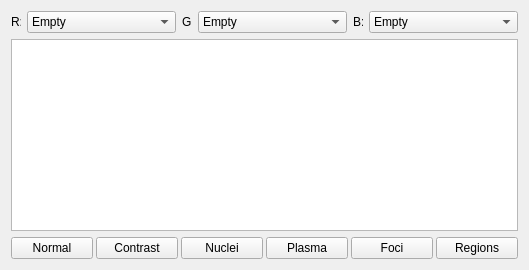
           <widget class="QWidget" name="tab_Result_Image">
            <attribute name="title">
             <string>Image</string>
            </attribute>
            <layout class="QGridLayout" name="gridLayout_8">
             <item row="0" column="0">
              <widget class="QLabel" name="label_View_Result_R">
               <property name="maximumSize">
                <size>
                 <width>10</width>
                 <height>16777215</height>
                </size>
               </property>
               <property name="text">
                <string>R:</string>
               </property>
              </widget>
             </item>
             <item row="0" column="1">
              <widget class="QComboBox" name="comboBox_View_Result_R">
               <item>
                <property name="text">
                 <string>Empty</string>
                </property>
               </item>
               <item>
                <property name="text">
                 <string>Nuclei</string>
                </property>
               </item>
               <item>
                <property name="text">
                 <string>Nuclei_Contrast</string>
                </property>
               </item>
               <item>
                <property name="text">
                 <string>Nuclei_Binary</string>
                </property>
               </item>
               <item>
                <property name="text">
                 <string>Nuclei_Seeds</string>
                </property>
               </item>
               <item>
                <property name="text">
                 <string>Nuclei_Edges</string>
                </property>
               </item>
               <item>
                <property name="text">
                 <string>Cytoplasma</string>
                </property>
               </item>
               <item>
                <property name="text">
                 <string>Cytoplasma_Contrast</string>
                </property>
               </item>
               <item>
                <property name="text">
                 <string>Cytoplasma_Binary</string>
                </property>
               </item>
               <item>
                <property name="text">
                 <string>Cytoplasma_Edges</string>
                </property>
               </item>
               <item>
                <property name="text">
                 <string>Foci</string>
                </property>
               </item>
               <item>
                <property name="text">
                 <string>Foci_Contrast</string>
                </property>
               </item>
               <item>
                <property name="text">
                 <string>Foci_Binary</string>
                </property>
               </item>
               <item>
                <property name="text">
                 <string>Foci_Selected</string>
                </property>
               </item>
               <item>
                <property name="text">
                 <string>Foci_Dot</string>
                </property>
               </item>
               <item>
                <property name="text">
                 <string>ROI</string>
                </property>
               </item>
               <item>
                <property name="text">
                 <string>ROI_Edges</string>
                </property>
               </item>
               <item>
                <property name="text">
                 <string>Regions_Edges</string>
                </property>
               </item>
              </widget>
             </item>
             <item row="0" column="2">
              <widget class="QLabel" name="label_View_Result_G">
               <property name="maximumSize">
                <size>
                 <width>10</width>
                 <height>16777215</height>
                </size>
               </property>
               <property name="text">
                <string>G:</string>
               </property>
              </widget>
             </item>
             <item row="0" column="4">
              <widget class="QLabel" name="label_View_Result_B">
               <property name="maximumSize">
                <size>
                 <width>10</width>
                 <height>16777215</height>
                </size>
               </property>
               <property name="text">
                <string>B:</string>
               </property>
              </widget>
             </item>
             <item row="0" column="3">
              <widget class="QComboBox" name="comboBox_View_Result_G">
               <item>
                <property name="text">
                 <string>Empty</string>
                </property>
               </item>
               <item>
                <property name="text">
                 <string>Nuclei</string>
                </property>
               </item>
               <item>
                <property name="text">
                 <string>Nuclei_Contrast</string>
                </property>
               </item>
               <item>
                <property name="text">
                 <string>Nuclei_Binary</string>
                </property>
               </item>
               <item>
                <property name="text">
                 <string>Nuclei_Seeds</string>
                </property>
               </item>
               <item>
                <property name="text">
                 <string>Nuclei_Edges</string>
                </property>
               </item>
               <item>
                <property name="text">
                 <string>Cytoplasma</string>
                </property>
               </item>
               <item>
                <property name="text">
                 <string>Cytoplasma_Contrast</string>
                </property>
               </item>
               <item>
                <property name="text">
                 <string>Cytoplasma_Binary</string>
                </property>
               </item>
               <item>
                <property name="text">
                 <string>Cytoplasma_Edges</string>
                </property>
               </item>
               <item>
                <property name="text">
                 <string>Foci</string>
                </property>
               </item>
               <item>
                <property name="text">
                 <string>Foci_Contrast</string>
                </property>
               </item>
               <item>
                <property name="text">
                 <string>Foci_Binary</string>
                </property>
               </item>
               <item>
                <property name="text">
                 <string>Foci_Selected</string>
                </property>
               </item>
               <item>
                <property name="text">
                 <string>Foci_Dot</string>
                </property>
               </item>
               <item>
                <property name="text">
                 <string>ROI</string>
                </property>
               </item>
               <item>
                <property name="text">
                 <string>ROI_Edges</string>
                </property>
               </item>
               <item>
                <property name="text">
                 <string>Regions_Edges</string>
                </property>
               </item>
              </widget>
             </item>
             <item row="0" column="5">
              <widget class="QComboBox" name="comboBox_View_Result_B">
               <item>
                <property name="text">
                 <string>Empty</string>
                </property>
               </item>
               <item>
                <property name="text">
                 <string>Nuclei</string>
                </property>
               </item>
               <item>
                <property name="text">
                 <string>Nuclei_Contrast</string>
                </property>
               </item>
               <item>
                <property name="text">
                 <string>Nuclei_Binary</string>
                </property>
               </item>
               <item>
                <property name="text">
                 <string>Nuclei_Seeds</string>
                </property>
               </item>
               <item>
                <property name="text">
                 <string>Nuclei_Edges</string>
                </property>
               </item>
               <item>
                <property name="text">
                 <string>Cytoplasma</string>
                </property>
               </item>
               <item>
                <property name="text">
                 <string>Cytoplasma_Contrast</string>
                </property>
               </item>
               <item>
                <property name="text">
                 <string>Cytoplasma_Binary</string>
                </property>
               </item>
               <item>
                <property name="text">
                 <string>Cytoplasma_Edges</string>
                </property>
               </item>
               <item>
                <property name="text">
                 <string>Foci</string>
                </property>
               </item>
               <item>
                <property name="text">
                 <string>Foci_Contrast</string>
                </property>
               </item>
               <item>
                <property name="text">
                 <string>Foci_Binary</string>
                </property>
               </item>
               <item>
                <property name="text">
                 <string>Foci_Selected</string>
                </property>
               </item>
               <item>
                <property name="text">
                 <string>Foci_Dot</string>
                </property>
               </item>
               <item>
                <property name="text">
                 <string>ROI</string>
                </property>
               </item>
               <item>
                <property name="text">
                 <string>ROI_Edges</string>
                </property>
               </item>
               <item>
                <property name="text">
                 <string>Regions_Edges</string>
                </property>
               </item>
              </widget>
             </item>
             <item row="1" column="0" colspan="6">
              <widget class="QGraphicsView" name="graphicsView_Result">
               <property name="mouseTracking">
                <bool>true</bool>
               </property>
              </widget>
             </item>
             <item row="2" column="0" colspan="6">
              <layout class="QHBoxLayout" name="horizontalLayout_ResCol_Preset">
               <property name="spacing">
                <number>3</number>
               </property>
               <item>
                <widget class="QPushButton" name="pushButton_ResCol_Preset_NormalAll">
                 <property name="text">
                  <string>Normal</string>
                 </property>
                </widget>
               </item>
               <item>
                <widget class="QPushButton" name="pushButton_ResCol_Preset_ContrastAll">
                 <property name="text">
                  <string>Contrast</string>
                 </property>
                </widget>
               </item>
               <item>
                <widget class="QPushButton" name="pushButton_ResCol_Preset_NucSegmentation">
                 <property name="text">
                  <string>Nuclei</string>
                 </property>
                </widget>
               </item>
               <item>
                <widget class="QPushButton" name="pushButton_ResCol_Preset_Plasma">
                 <property name="text">
                  <string>Plasma</string>
                 </property>
                </widget>
               </item>
               <item>
                <widget class="QPushButton" name="pushButton_ResCol_Preset_Foci">
                 <property name="text">
                  <string>Foci</string>
                 </property>
                </widget>
               </item>
               <item>
                <widget class="QPushButton" name="pushButton_ResCol_Preset_Regions">
                 <property name="text">
                  <string>Regions</string>
                 </property>
                </widget>
               </item>
              </layout>
             </item>
            </layout>
           </widget>
